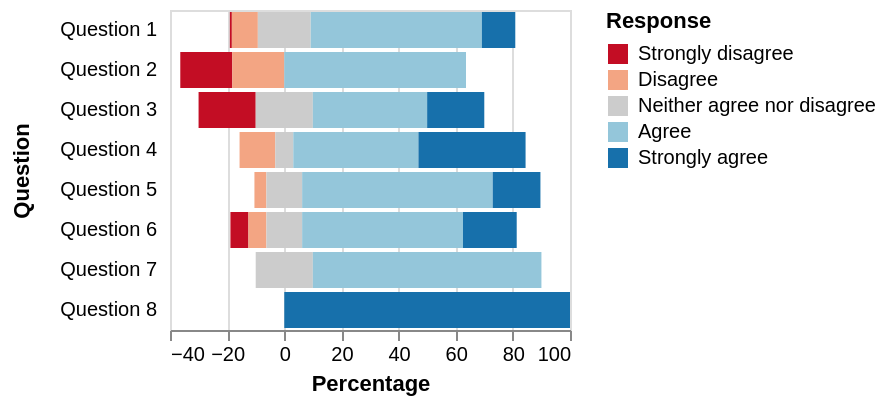

Vega-Lite specification stored for this chart:
### Vega specification from a JSON file in a GitHub repository (floating-point values rounded to 4 significant figures)
{"$schema": "https://vega.github.io/schema/vega/v4.json", "description": "A diverging stacked bar chart for sentiments towards a set of eight questions, displayed as percentages with neutral responses straddling the 0% mark", "autosize": "pad", "padding": 5, "width": 200, "style": "cell", "data": [{"name": "source_0", "values": [{"question": "Question 1", "type": "Strongly disagree", "value": 24, "percentage": 0.7}, {"question": "Question 1", "type": "Disagree", "value": 294, "percentage": 9.1}, {"question": "Question 1", "type": "Neither agree nor disagree", "value": 594, "percentage": 18.5}, {"question": "Question 1", "type": "Agree", "value": 1927, "percentage": 59.9}, {"question": "Question 1", "type": "Strongly agree", "value": 376, "percentage": 11.7}, {"question": "Question 2", "type": "Strongly disagree", "value": 2, "percentage": 18.2}, {"question": "Question 2", "type": "Disagree", "value": 2, "percentage": 18.2}, {"question": "Question 2", "type": "Neither agree nor disagree", "value": 0, "percentage": 0}, {"question": "Question 2", "type": "Agree", "value": 7, "percentage": 63.6}, {"question": "Question 2", "type": "Strongly agree", "value": 11, "percentage": 0}, {"question": "Question 3", "type": "Strongly disagree", "value": 2, "percentage": 20}, {"question": "Question 3", "type": "Disagree", "value": 0, "percentage": 0}, {"question": "Question 3", "type": "Neither agree nor disagree", "value": 2, "percentage": 20}, {"question": "Question 3", "type": "Agree", "value": 4, "percentage": 40}, {"question": "Question 3", "type": "Strongly agree", "value": 2, "percentage": 20}, {"question": "Question 4", "type": "Strongly disagree", "value": 0, "percentage": 0}, {"question": "Question 4", "type": "Disagree", "value": 2, "percentage": 12.5}, {"question": "Question 4", "type": "Neither agree nor disagree", "value": 1, "percentage": 6.3}, {"question": "Question 4", "type": "Agree", "value": 7, "percentage": 43.8}, {"question": "Question 4", "type": "Strongly agree", "value": 6, "percentage": 37.5}, {"question": "Question 5", "type": "Strongly disagree", "value": 0, "percentage": 0}, {"question": "Question 5", "type": "Disagree", "value": 1, "percentage": 4.2}, {"question": "Question 5", "type": "Neither agree nor disagree", "value": 3, "percentage": 12.5}, {"question": "Question 5", "type": "Agree", "value": 16, "percentage": 66.7}, {"question": "Question 5", "type": "Strongly agree", "value": 4, "percentage": 16.7}, {"question": "Question 6", "type": "Strongly disagree", "value": 1, "percentage": 6.3}, {"question": "Question 6", "type": "Disagree", "value": 1, "percentage": 6.3}, {"question": "Question 6", "type": "Neither agree nor disagree", "value": 2, "percentage": 12.5}, {"question": "Question 6", "type": "Agree", "value": 9, "percentage": 56.3}, {"question": "Question 6", "type": "Strongly agree", "value": 3, "percentage": 18.8}, {"question": "Question 7", "type": "Strongly disagree", "value": 0, "percentage": 0}, {"question": "Question 7", "type": "Disagree", "value": 0, "percentage": 0}, {"question": "Question 7", "type": "Neither agree nor disagree", "value": 1, "percentage": 20}, {"question": "Question 7", "type": "Agree", "value": 4, "percentage": 80}, {"question": "Question 7", "type": "Strongly agree", "value": 0, "percentage": 0}, {"question": "Question 8", "type": "Strongly disagree", "value": 0, "percentage": 0}, {"question": "Question 8", "type": "Disagree", "value": 0, "percentage": 0}, {"question": "Question 8", "type": "Neither agree nor disagree", "value": 0, "percentage": 0}, {"question": "Question 8", "type": "Agree", "value": 0, "percentage": 0}, {"question": "Question 8", "type": "Strongly agree", "value": 2, "percentage": 100}]}, {"name": "data_0", "source": "source_0", "transform": [{"type": "formula", "expr": "if(datum.type === 'Strongly disagree',-2,0) + if(datum.type==='Disagree',-1,0) + if(datum.type =='Neither agree nor disagree',0,0) + if(datum.type ==='Agree',1,0) + if(datum.type ==='Strongly agree',2,0)", "as": "q_order"}, {"type": "formula", "expr": "if(datum.type === 'Disagree' || datum.type === 'Strongly disagree', datum.percentage,0) + if(datum.type === 'Neither agree nor disagree', datum.percentage / 2,0)", "as": "signed_percentage"}, {"type": "stack", "groupby": ["question"], "field": "percentage", "sort": {"field": [], "order": []}, "as": ["v1", "v2"], "offset": "zero"}, {"type": "window", "params": [null], "as": ["offset"], "ops": ["sum"], "fields": ["signed_percentage"], "sort": {"field": [], "order": []}, "groupby": ["question"], "frame": [null, null]}, {"type": "formula", "expr": "datum.v1 - datum.offset", "as": "nx"}, {"type": "formula", "expr": "datum.v2 - datum.offset", "as": "nx2"}]}], "signals": [{"name": "y_step", "value": 20}, {"name": "height", "update": "bandspace(domain('y').length, 0.1, 0.05) * y_step"}], "marks": [{"name": "marks", "type": "rect", "style": ["bar"], "from": {"data": "data_0"}, "encode": {"update": {"fill": [{"test": "datum[\"nx\"] === null || isNaN(datum[\"nx\"])", "value": null}, {"scale": "color", "field": "type"}], "tooltip": {"signal": "{\"Percentage\": format(datum[\"nx\"], \"\"), \"nx2\": format(datum[\"nx2\"], \"\"), \"Question\": ''+datum[\"question\"], \"Response\": ''+datum[\"type\"]}"}, "x": {"scale": "x", "field": "nx"}, "x2": {"scale": "x", "field": "nx2"}, "y": {"scale": "y", "field": "question"}, "height": {"scale": "y", "band": true}}}}], "scales": [{"name": "x", "type": "linear", "domain": {"data": "data_0", "fields": ["nx", "nx2"]}, "range": [0, {"signal": "width"}], "nice": true, "zero": true}, {"name": "y", "type": "band", "domain": {"data": "data_0", "field": "question", "sort": true}, "range": {"step": {"signal": "y_step"}}, "paddingInner": 0.1, "paddingOuter": 0.05}, {"name": "color", "type": "ordinal", "domain": ["Strongly disagree", "Disagree", "Neither agree nor disagree", "Agree", "Strongly agree"], "range": ["#c30d24", "#f3a583", "#cccccc", "#94c6da", "#1770ab"]}], "axes": [{"scale": "x", "orient": "bottom", "grid": false, "title": "Percentage", "labelFlush": true, "labelOverlap": true, "tickCount": {"signal": "floor(width/40) + 1"}, "zindex": 1}, {"scale": "x", "orient": "bottom", "gridScale": "y", "grid": true, "tickCount": {"signal": "floor(width/40) + 1"}, "domain": false, "labels": false, "maxExtent": 0, "minExtent": 0, "ticks": false, "zindex": 0}, {"scale": "y", "orient": "left", "grid": false, "title": "Question", "domain": false, "minExtent": 60, "offset": 5, "ticks": false, "zindex": 1}], "legends": [{"title": "Response", "fill": "color", "gradientLength": {"signal": "clamp(height, 64, 200)"}, "encode": {"symbols": {"update": {"shape": {"value": "square"}}}}}], "config": {"axisY": {"minExtent": 30}}}
